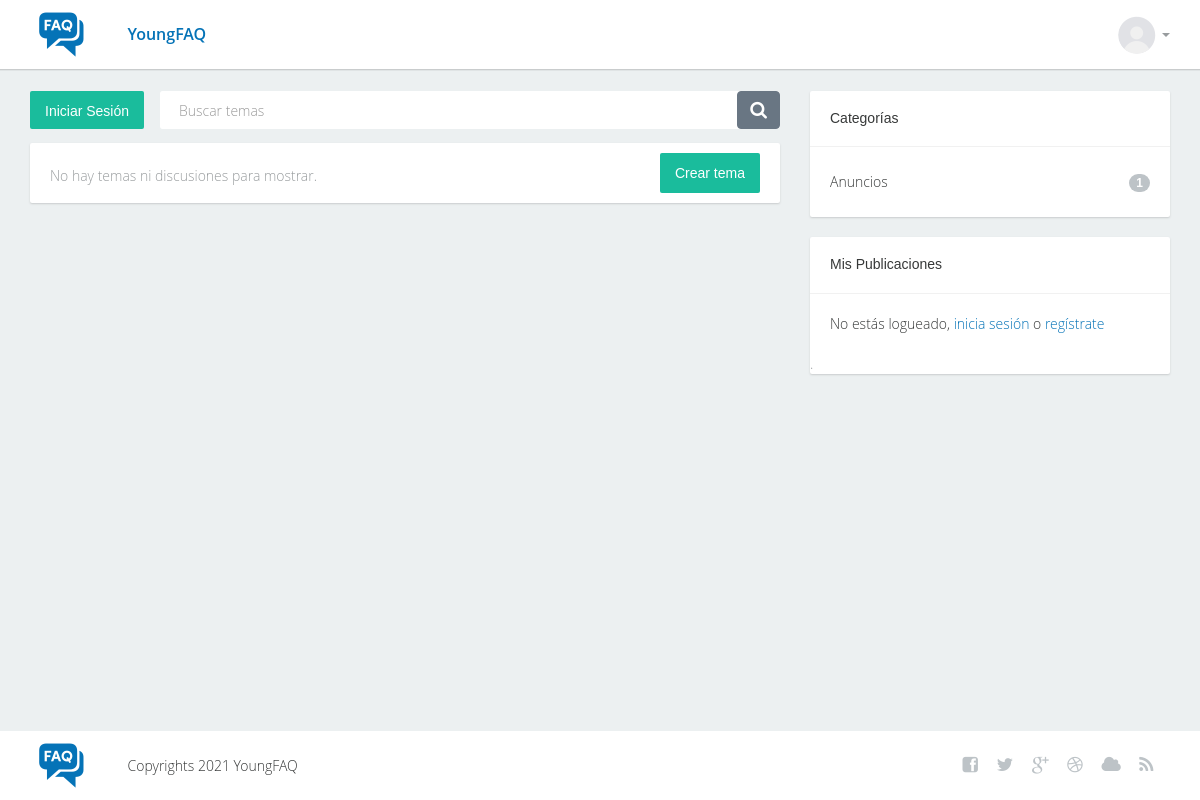
Before: / with the older database file.
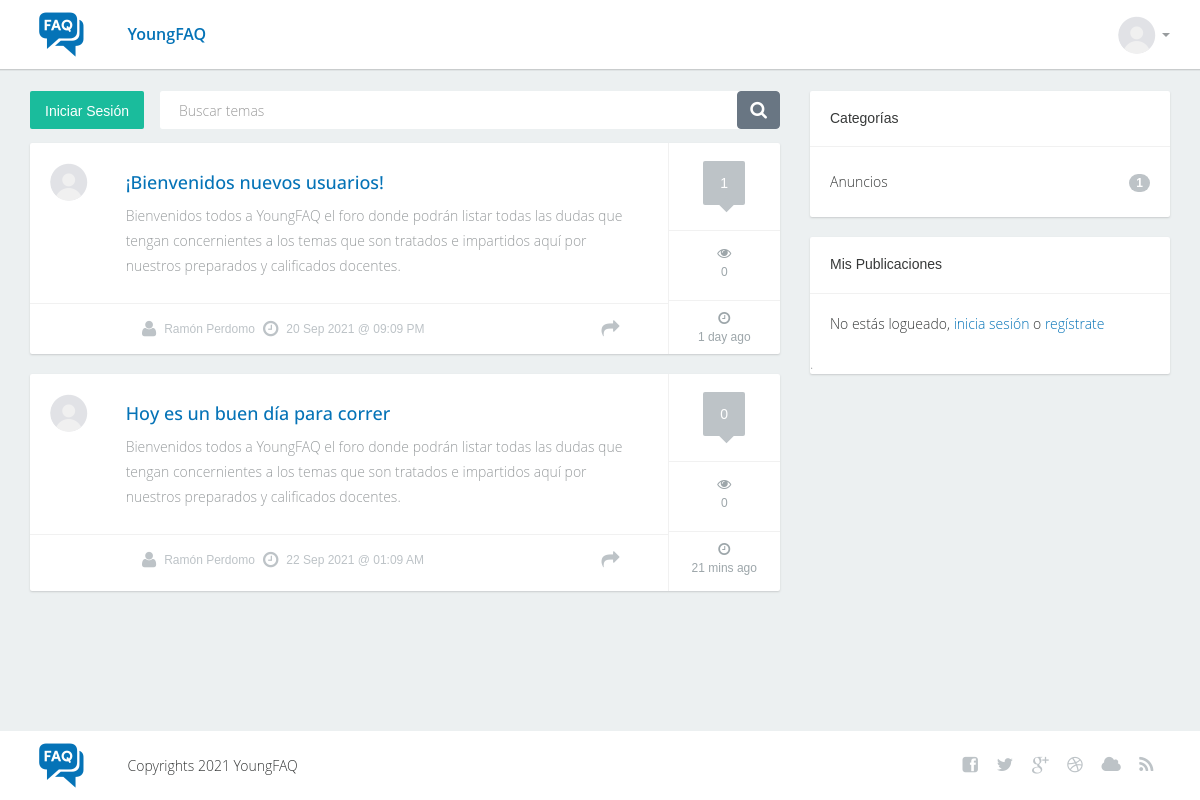
After: the same page with the newer database file.
### tables this page shows
CREATE TABLE IF NOT EXISTS `categories` (
  `id` int(11) NOT NULL AUTO_INCREMENT,
  `name` text NOT NULL,
  `slug` text NOT NULL,
  `count` int(11) NOT NULL,
  PRIMARY KEY (`id`)
);

CREATE TABLE IF NOT EXISTS `topics` (
  `id` int(11) NOT NULL AUTO_INCREMENT,
  `id_user` int(11) NOT NULL,
  `title` text NOT NULL,
  `content` text NOT NULL,
  `date_created` datetime DEFAULT current_timestamp(),
  `comments` int(11) NOT NULL,
  `views` int(11) NOT NULL,
  `status` text NOT NULL,
  PRIMARY KEY (`id`)
);

CREATE TABLE IF NOT EXISTS `users` (
  `id` int(11) NOT NULL AUTO_INCREMENT,
  `username` varchar(30) NOT NULL,
  `name` varchar(40) NOT NULL,
  `email` varchar(30) NOT NULL,
  `password` varchar(30) NOT NULL,
  `level` varchar(2) NOT NULL,
  PRIMARY KEY (`id`)
);

### index.php (the view, shortened to what this page needs)
<?php
include 'core/init.php';
include 'require/header.php'; ?>
            <section class="content">
                <br>
                <div class="container">
                    <div class="row">
                        <div class="col-lg-8 col-md-8">
                            <div class="btn-options row">
                                <div class="col-sm-2 col-xs-3">
                                    <div class="postadd">
                                    <?php if (isset($_SESSION['user'])) : ?>
                                        <button class="btn btn-primary" control-id="ControlID-3" data-toggle="collapse" data-target="#newtopicWrap">Crear tema</button>
                                    <?php else : ?>
                                        <button class="btn btn-primary" control-id="ControlID-3" data-toggle="modal" data-target="#loginModal">Iniciar Sesión</button>
                                    <?php endif; ?>
                                    </div>
                                </div>
                                <div class="col-sm-10 col-xs-9 search">
                                    <div class="wrap">
                                        <form action="#" method="post" class="form">
                                            <div class="pull-left txt">
                                                <input type="text" class="form-control" placeholder="Buscar temas" control-id="ControlID-1">
                                            </div>
                                            <div class="pull-right">
                                                <button class="btn btn-default" type="button" control-id="ControlID-2">
                                                    <i class="fa fa-search"></i>
                                                </button>
                                            </div>
                                        </form>
                                    </div>
                                </div>
                            </div>
                            <?php
                            $conn = new dbLink();
                            $conn->select("topics", "*", "status = 'published'");
                            if ($conn->on) {
                                $result = $conn->sql;
                                if (mysqli_num_rows($result) > 0) {
                                    while ($row = mysqli_fetch_assoc($result)) {
                            ?>
                                        <div class="post">
                                            <div class="wrap-ut pull-left" id="postcontent">
                                                <div class="userinfo pull-left">
                                                    <div class="avatar">
                                                        <img src="/assets/images/avatar.png" alt="">
                                                    </div>
                                                </div>
                                                <div class="posttext pull-left">
                                                    <h2><a href="/topic/<?php echo $row['id']; ?>"><?php echo $row['title']; ?></a></h2>
                                                    <p><?php echo $row['content']; ?></p>
                                                </div>
                                                <div class="clearfix"></div>
                                                <div class="postinfobot">
                                                    <div class="posted pull-left">
                                                        <?php echo $conn->getUser($row['id_user']); ?>
                                                        <i class="fa fa-clock-o"></i><span><?php echo date('d M Y @ h:m A', strtotime($row['date_created'])); ?></span>
                                                    </div>
                                                    <div class="next pull-right">
                                                        <a href="#"><i class="fa fa-share"></i></a>
                                                    </div>
                                                </div>
                                            </div>
                                            <div class="postinfo pull-right hidden-xs" id="postinfo">
                                                <div class="align-center">
                                                    <div class="comments">
                                                        <div class="commentbg">
                                                            <?php echo $row['comments']; ?>
                                                            <div class="mark"></div>
                                                        </div>
                                                    </div>
                                                    <div class="views">
                                                        <i class="fa fa-eye"></i>
                                                        <?php echo $row['views']; ?>
                                                    </div>
                                                    <div class="time">
                                                        <i class="fa fa-clock-o"></i>
                                                        <?php echo getAgo($row['date_created']); ?>
                                                    </div>
                                                </div>
                                            </div>
                                            <div class="clearfix"></div>
                                        </div>
                                    <?php
                                    }
                                } else { ?>
                                    <div class="post">
                                        <div class="wrap-ut not-found">
                                            <div class="posttext">
                                                No hay temas ni discusiones para mostrar.
                                            </div>
                                            <div class="right">
                                                <button class="btn btn-primary" control-id="ControlID-3">Crear tema</button>
                                            </div>
                                        </div>
                                    </div>
                            <?php }
                            } ?>
                        </div>
                        <?php require('require/sidebar.php'); ?>
                    </div>
                </div>
<?php require('require/footer.php');

### require/header.php (shortened to what this page needs)
<html lang="es">
    <head>
        <link rel="stylesheet" type="text/css" href="/assets/css/bootstrap.min.css">
        <link rel="stylesheet" type="text/css" href="/assets/css/main.css">
        <link rel="stylesheet" type="text/css" href="/assets/css/color.css">
        <link rel="stylesheet" type="text/css" href="/assets/css/responsive.css">
        <link rel="stylesheet" type="text/css" href="/assets/css/style.css">
        <link rel="stylesheet" type="text/css" href="/assets/css/settings.css">
        <link rel="stylesheet" href="/assets/css/font-awesome.min.css">
    </head>
    <body>
        <div class="container-fluid">
            <div class="headernav">
                <div class="container">
                    <div class="row">
                        <div class="col-lg-1 col-xs-3 col-sm-2 col-md-2 logo ">
                            <a href="/"><img src="/assets/images/logo.png" alt=""></a>
                        </div>
                        <div class="col-lg-7 col-xs-4 col-sm-5 col-md-6 selecttopic">
                            <div class="dropdown">
                                <a href="/">YoungFAQ</a>
                            </div>
                        </div>
                        <div class="col-lg-4 col-sm-5 col-md-4 avt">
                            <div class="avatar pull-right dropdown">
                                <a data-toggle="dropdown" href="#"><img src="/assets/images/avatar.png" alt=""></a> <b class="caret"></b>
                            </div>
                            <div class="clearfix"></div>
                        </div>
                    </div>
                </div>
            </div>

### require/sidebar.php
<div class="col-lg-4 col-md-4">
    <?php
    $conn = new dbLink();
    $conn->select("categories", "*");
    if ($conn->on) {
        $result = $conn->sql;
        if (mysqli_num_rows($result) > 0) {
    ?>
            <div class="sidebarblock">
                <h3>Categorías</h3>
                <div class="divline"></div>
                <div class="blocktxt">
                    <ul class="cats">
                        <?php while ($row = mysqli_fetch_assoc($result)) { ?>
                            <li><a href="/category/<?php echo $row['slug']; ?>"><?php echo $row['name']; ?><span class="badge pull-right"><?php echo $row['count']; ?></span></a></li>
                        <?php } ?>
                    </ul>
                </div>
            </div>
    <?php }
    } ?>
    <div class="sidebarblock">
        <h3>Mis Publicaciones</h3>
            <?php echo  $conn->getUserPost(); ?>
        </div>
    </div>
</div>

### core/init.php (shortened to what this page needs)
<?php
class dbLink
{
    private $DBHOST = 'localhost';
    private $DBUSER = 'root';
    private $DBPASS = '';
    private $DBNAME = 'youngfaq';
    protected $mysqli;
    public function __construct()
    {
        try {
            $this->mysqli = @mysqli_connect($this->DBHOST, $this->DBUSER, $this->DBPASS, $this->DBNAME);
            $this->on = true;
        } catch (Exception $e) {
            $this->on = false; ?>
            <div class="post">
                <div class="wrap-ut not-found">
                    <div class="posttext">
                        <?php echo $e->getMessage() . PHP_EOL; ?>
                    </div>
                </div>
            </div>
<?php
        }
        return $this->mysqli;
    }
    public function select($table, $rows = "*", $where = null)
    {
        if ($this->mysqli) {
            if ($where != null) {
                $sql = "SELECT $rows FROM $table WHERE $where";
            } else {
                $sql = "SELECT $rows FROM $table";
            }
            $this->sql = $result = $this->mysqli->query($sql);
        }
    }
    public function getUser($id, $justName = false)
    {
        if ($this->mysqli) {
            $s = "SELECT name FROM users WHERE id = $id";
            $r = $this->mysqli->query($s);
            if ($r != false) {
                $user = mysqli_fetch_row($r);
                if (!empty($user)) {
                    if ($justName == false){
                    return '<i class="fa fa-user"></i> <span>' . $user[0] . '</span>';
                }else{
                    return '<span>' . $user[0] . '</span>';
                }
                }
            }
            return;
        }
    }
    public function getUserPost($id = null)
    {
        if ($this->mysqli) {
            if (isset($_SESSION['user'])) {
                $id = $_SESSION['user'];
                $s = "SELECT id, id_user, title FROM topics WHERE id_user = $id AND status = 'published'";
                $r = $this->mysqli->query($s);
                if ($r != false) {
                    while ($row = mysqli_fetch_assoc($r)) {?>
                    <div class="divline"></div>
                    <div class="blocktxt">
                        <a href="/topic/<?php echo $row['id']; ?>"> <span><?php echo $row['title']; ?></a><br>
                    </div>
             <?php  }
                }
            } else {
                return '<div class="divline"></div>
                <div class="blocktxt">
                No estás logueado, <a data-toggle="modal" data-target="#loginModal">inicia sesión</a> o <a data-toggle="modal" data-target="#registerModal">regístrate</a> </div>.' . PHP_EOL;
            }
        } else {
            return '<div class="posttext">Ha habido un error en el sistema. Favor contacte a un administrador.</div>' . PHP_EOL;
        }
    }
}
function getAgo($time)
{
    $periods = array("second", "min", "hour", "day", "week", "month", "year", "decade");
    $lengths = array("60", "60", "24", "7", "4.35", "12", "10");
    $now = time();
    $difference     = $now - strtotime($time);
    for ($j = 0; $difference >= $lengths[$j] && $j < count($lengths) - 1; $j++) {
        $difference /= $lengths[$j];
    }
    $difference = round($difference);
    if ($difference != 1) {
        $periods[$j] .= "s";
    }
    return " $difference $periods[$j] ago ";
}

### require/footer.php (shortened to what this page needs)
            <footer>
                <div class="container">
                    <div class="row">
                        <div class="col-lg-1 col-xs-3 col-sm-2 logo "><a href="#"><img src="/assets/images/logo.png" alt=""></a></div>
                        <div class="col-lg-8 col-xs-9 col-sm-5 ">Copyrights 2021 YoungFAQ</div>
                        <div class="col-lg-3 col-xs-12 col-sm-5 sociconcent">
                            <ul class="socialicons">
                                <li><a href="#"><i class="fa fa-facebook-square"></i></a></li>
                                <li><a href="#"><i class="fa fa-twitter"></i></a></li>
                                <li><a href="#"><i class="fa fa-google-plus"></i></a></li>
                                <li><a href="#"><i class="fa fa-dribbble"></i></a></li>
                                <li><a href="#"><i class="fa fa-cloud"></i></a></li>
                                <li><a href="#"><i class="fa fa-rss"></i></a></li>
                            </ul>
                        </div>
                    </div>
                </div>
            </footer>
    </body>
</html>

### assets/css/color.css (style rules this page uses)
:root { --thm-base: #0573b7; --thm-base-rgb: rgba(49, 128, 219, 0.8); --thm-primary: #C90101; --thm-secondary: #FEC009; --thm-primary-rgb: 249, 77, 28; --thm-gray: #74787c; --thm-gray-rgb: 116, 120, 124; --thm-black: #1a1a1a; --thm-black-rgb: 26, 26, 26; }

### assets/css/responsive.css (style rules this page uses)
@media (min-width: 992px) and (max-width: 1200px) { .container-fluid { padding: 0; } }
@media (min-width: 992px) and (max-width: 1200px) { ul.socialicons { margin-bottom: 0; } }

Changed rows visible on the page:
now on this page (row edited): topics: title "¡Bienvenidos nuevos usuarios!", content "Bienvenidos todos a YoungFAQ el foro donde podrán listar todas las dudas que tengan concernientes a los temas que son tratados e impartidos aquí por nuestros preparados y calificados docentes.", id_user.name "Ramón Perdomo", date_created "20 Sep 2021 @ 09:09 PM", comments "1", views "0", date_created "1 day ago"
added topics: title "Hoy es un buen día para correr", content "Bienvenidos todos a YoungFAQ el foro donde podrán listar todas las dudas que tengan concernientes a los temas que son tratados e impartidos aquí por nuestros preparados y calificados docentes.", id_user.name "Ramón Perdomo", date_created "22 Sep 2021 @ 01:09 AM", comments "0", views "0", date_created "21 mins ago"
Other visible differences:
text no longer shown: "No hay temas ni discusiones para mostrar. Crear tema"
